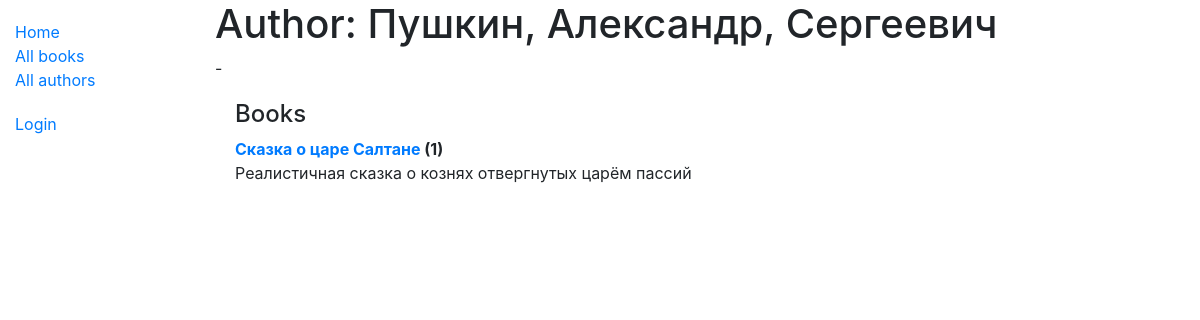
The app's page /catalog/author/1 with its own data.
### catalog/models.py (models this page shows, shortened)
class Author(models.Model):
    first_name = models.CharField(max_length=100, verbose_name="Фамилия")
    last_name = models.CharField(max_length=100, verbose_name="Имя")
    patronomic_name = models.CharField(max_length=100, null=True, verbose_name="Отчество")
    class Meta:
        ordering = ['last_name', 'first_name', 'patronomic_name']
    def __str__(self):
        return '{0}, {1}, {2}'.format(self.last_name, self.first_name, self.patronomic_name)

class Book(models.Model):
    title = models.CharField(max_length=200, verbose_name="Название")
    author = models.ForeignKey('Author', on_delete=models.SET_NULL, null=True)
    summary = models.TextField(max_length=1000, help_text="Краткое описание книги.", verbose_name="Описание")
    isbn = models.CharField('ISBN', max_length=13,
                            help_text='13 Character <a href="https://www.isbn-international.org/content/what-isbn'
                                      '">ISBN number</a>')
    genre = models.ManyToManyField(Genre, help_text="Выбирете жанр", verbose_name="Жанр")
    language = models.ForeignKey('Language', on_delete=models.SET_NULL, null=True)
    def display_genre(self):
        """Creates a string for the Genre. This is required to display genre in Admin."""
        return ', '.join([genre.name for genre in self.genre.all()[:3]])
    display_genre.short_description = 'Genre'
    def __str__(self):
        return self.title

### catalog/views.py (the view)
class AuthorDetailView(generic.DetailView):
    model = Author

### catalog/templates/catalog/author_detail.html
{% extends "base_generic.html" %}
{% block content %}
<h1>Author: {{ author }} </h1>
<p>{{author.date_of_birth}} - {% if author.date_of_death %}{{author.date_of_death}}{% endif %}</p>
<div style="margin-left:20px;margin-top:20px">
<h4>Books</h4>
<dl>
{% for book in author.book_set.all %}
  <dt><a href="{% url 'book-detail' book.pk %}">{{book}}</a> ({{book.bookinstance_set.all.count}})</dt>
  <dd>{{book.summary}}</dd>
{% endfor %}
</dl>
</div>
{% endblock %}

### records on screen
Author: last_name+first_name+patronomic_name "Пушкин, Александр, Сергеевич"
Book: title "Сказка о царе Салтане", bookinstance_set.all.count "1", summary "Реалистичная сказка о кознях отвергнутых царём пассий"
